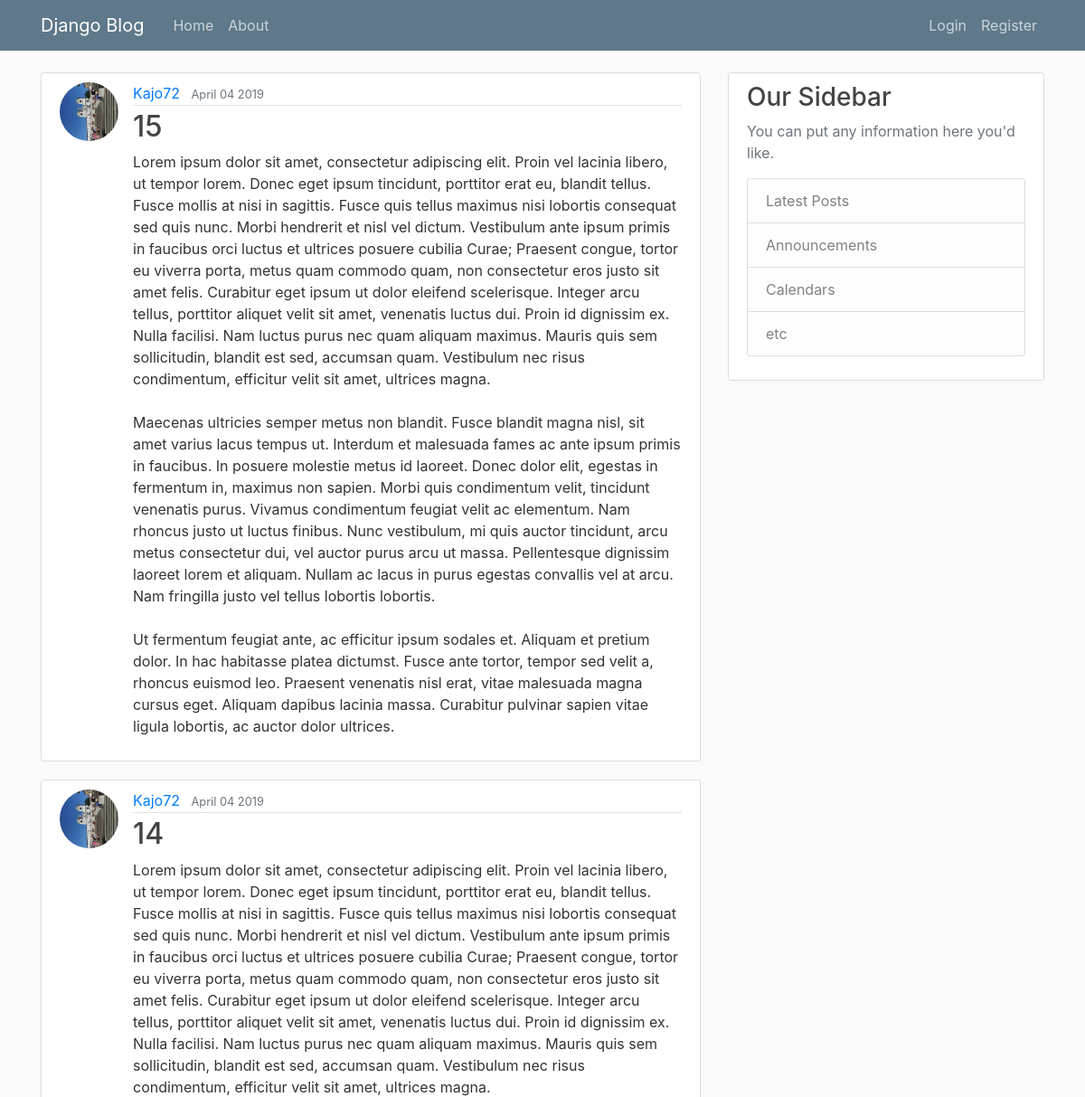
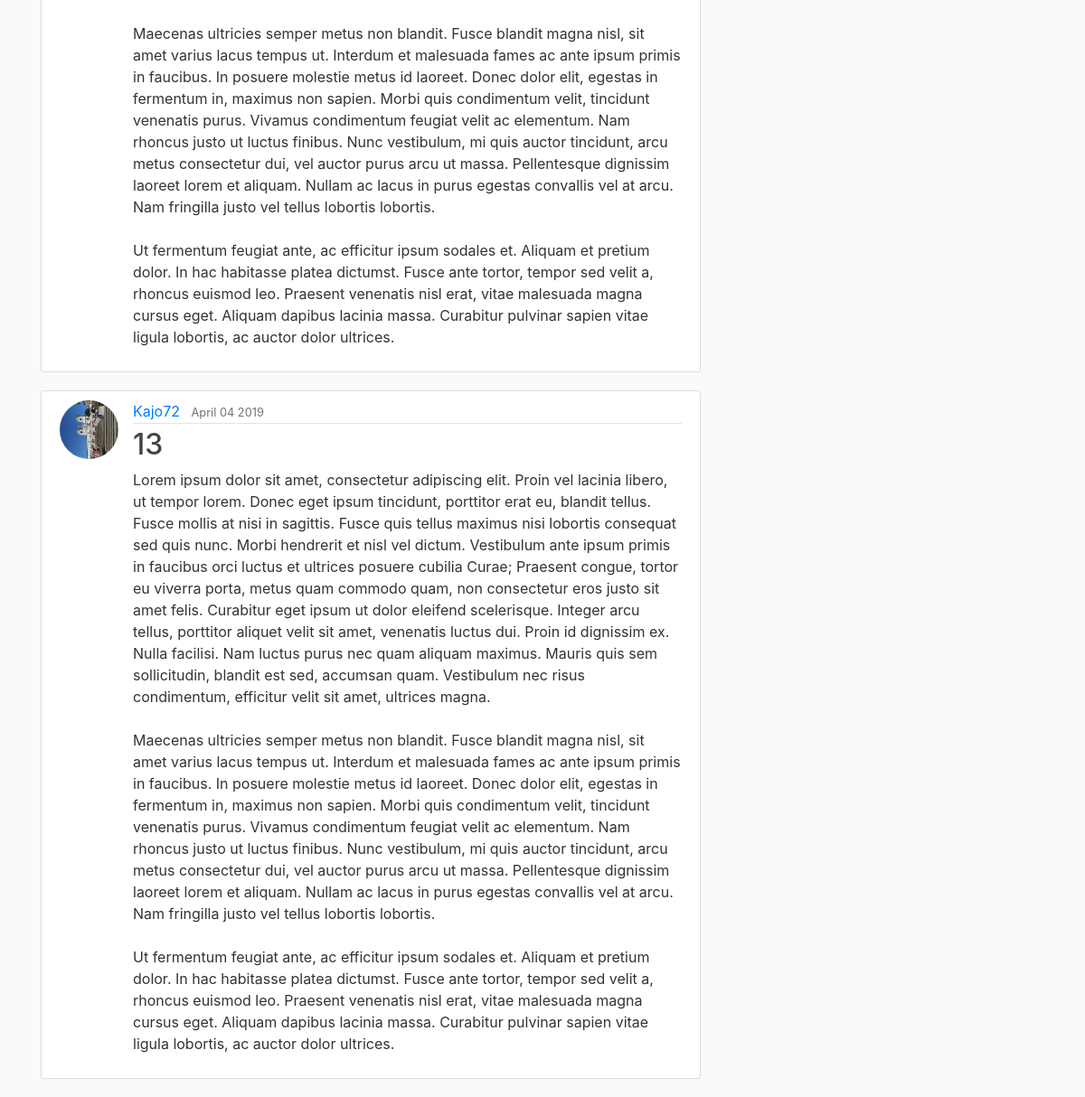
/, run on an earlier commit of the app's database (2 pictures, top to bottom).
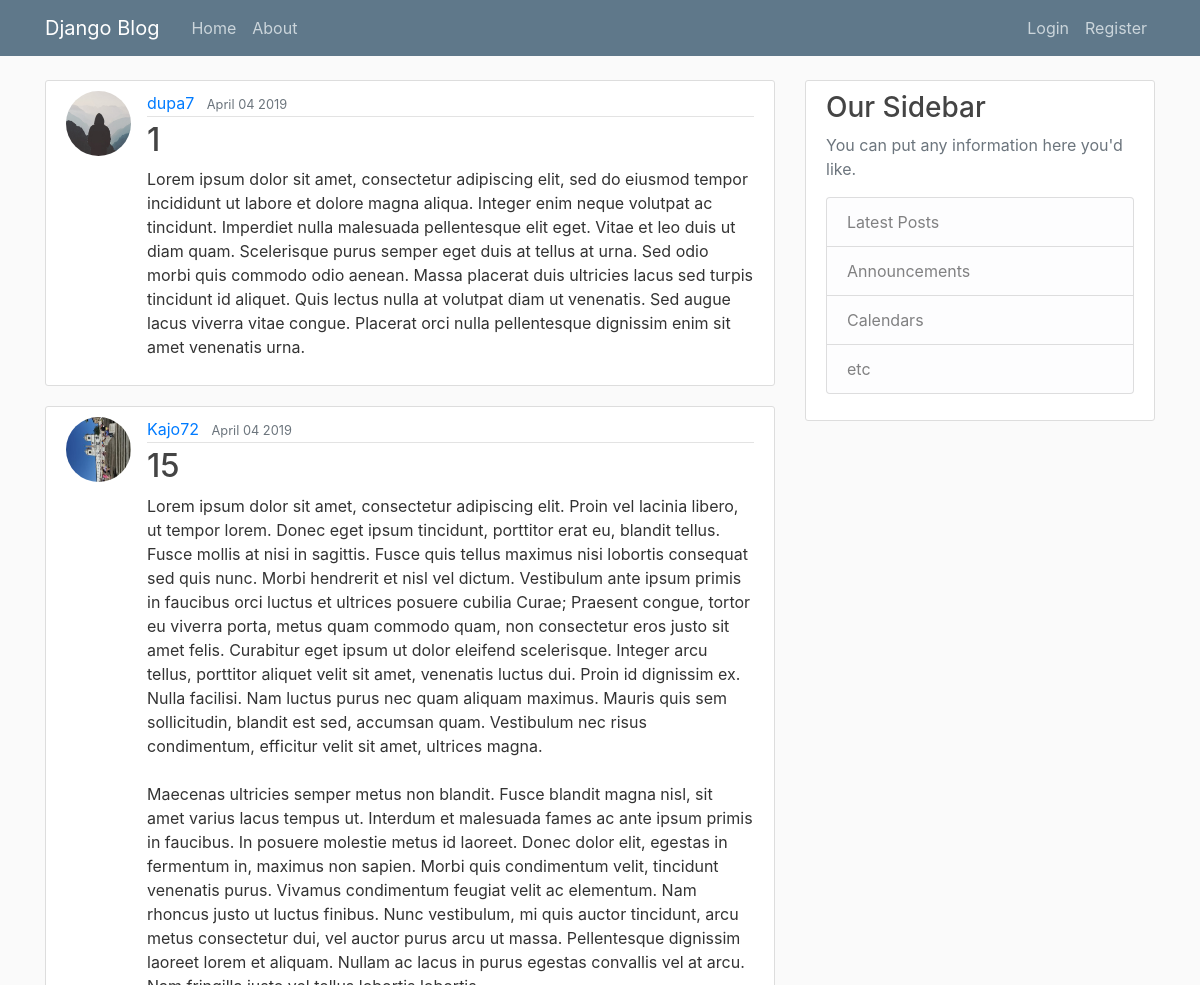
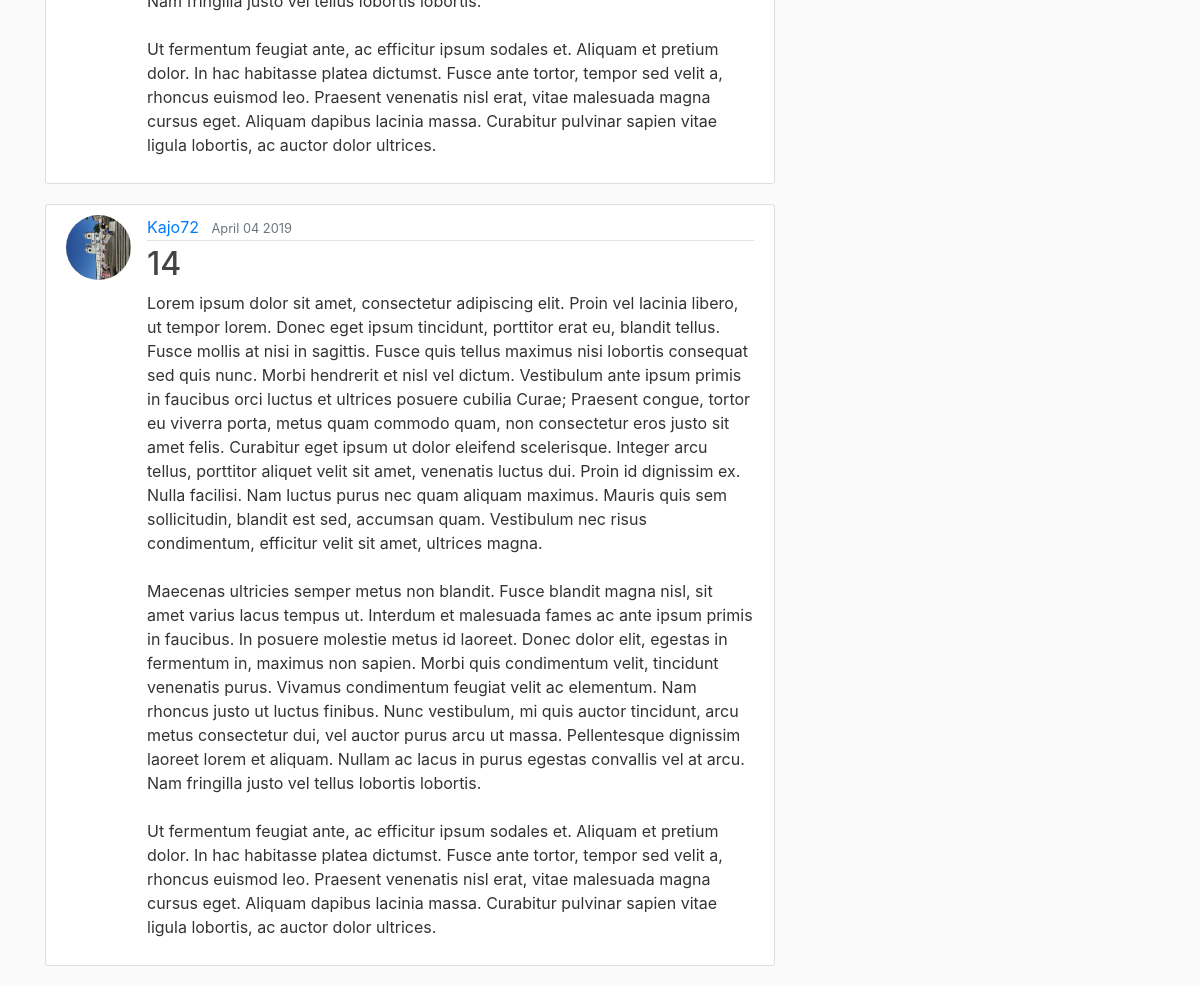
And on a later commit of the database (2 pictures, top to bottom).
### blog/models.py (models this page shows, shortened)
class Post(models.Model):
    title = models.CharField(max_length=100)
    content = models.TextField()
    date_posted = models.DateTimeField(default=timezone.now)
    author = models.ForeignKey(User, on_delete=models.CASCADE)

### users/models.py (models this page shows, shortened)
class Profile(models.Model):
    user = models.OneToOneField(User, on_delete=models.CASCADE)
    image = models.ImageField(default='default.jpg', upload_to='profile_pics')

### blog/views.py (the view)
# urls.py: path('', PostListView.as_view(), name='blog-home'),
class PostListView(ListView):
    model = Post
    template_name = 'blog/home.html'
    context_object_name = 'posts'
    ordering = ['-date_posted']
    paginate_by = 3

### blog/templates/blog/home.html
{% extends 'blog/base.html' %} {% block content %} {% for post in posts %}
<article class="media content-section">
    <img class="rounded-circle article-img" src="{{ post.author.profile.image.url }}">
    <div class="media-body">
        <div class="article-metadata">
            <a class="mr-2" href="#">{{ post.author }}</a>
            <small class="text-muted">{{ post.date_posted|date:'F d Y' }}</small>
        </div>
        <h2>
            <a class="article-title" href="{% url 'post-detail' post.id %}">{{ post.title }}</a>
        </h2>
        <p class="article-content">{{ post.content }}</p>
    </div>
</article>
{% endfor %} {% endblock content %}

What changed in the data, as far as the page shows it:
no longer on this page (row unchanged): Post: author.profile.image (picture), author "Kajo72", date_posted "April 04 2019", title "13", content "Lorem ipsum dolor sit amet, consectetur adipiscing elit. Proin vel lacinia libero, ut tempor lorem. Donec eget ipsum tincidunt, porttitor erat eu, blandit tellus. Fusce mollis at nisi in sagittis. Fusce quis tellus maximus nisi lobortis consequat sed quis nunc. Morbi hendrerit et nisl vel dictum. Vestibulum ante ipsum primis in faucibus orci luctus et ultrices posuere cubilia Curae; Praesent congue, tortor eu viverra porta, metus quam commodo quam, non consectetur eros justo sit amet felis. Curabitur eget ipsum ut dolor eleifend scelerisque. Integer arcu tellus, porttitor aliquet velit sit amet, venenatis luctus dui. Proin id dignissim ex. Nulla facilisi. Nam luctus purus nec quam aliquam…"
added Post: author.profile.image (placeholder picture), author "dupa7", date_posted "April 04 2019", title "1", content "Lorem ipsum dolor sit amet, consectetur adipiscing elit, sed do eiusmod tempor incididunt ut labore et dolore magna aliqua. Integer enim neque volutpat ac tincidunt. Imperdiet nulla malesuada pellentesque elit eget. Vitae et leo duis ut diam quam. Scelerisque purus semper eget duis at tellus at urna. Sed odio morbi quis commodo odio aenean. Massa placerat duis ultricies lacus sed turpis tincidunt id aliquet. Quis lectus nulla at volutpat diam ut venenatis. Sed augue lacus viverra vitae congue. Placerat orci nulla pellentesque dignissim enim sit amet venenatis urna."
